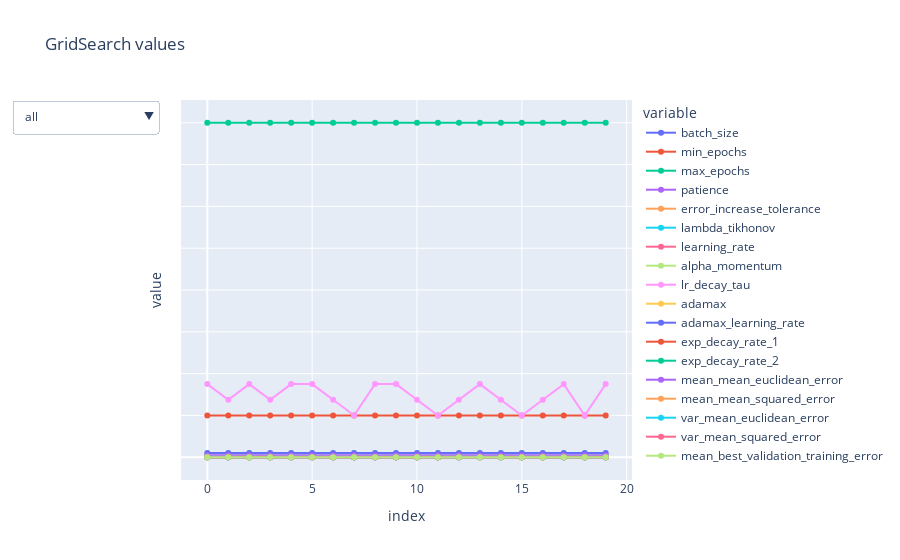

The code cell stored with this chart in its notebook:
### Code cell
plot_gs(gs_results_clean[numerical_col].iloc[:20], 'GridSearch values')

### Figure 1 — Plotly figure (JSON) as saved in the notebook; plotly's stock layout.template omitted (floating-point values rounded to 4 significant figures)
{"data": [{"legendgroup": "batch_size", "line": {"color": "#636efa", "dash": "solid"}, "marker": {"symbol": "circle"}, "mode": "markers+lines", "name": "batch_size", "orientation": "v", "showlegend": true, "type": "scatter", "x": [0, 1, 2, 3, 4, 5, 6, 7, 8, 9, 10, 11, 12, 13, 14, 15, 16, 17, 18, 19], "xaxis": "x", "y": [10, 10, 10, 10, 10, 10, 10, 10, 10, 10, 10, 10, 10, 10, 10, 10, 10, 10, 10, 10], "yaxis": "y"}, {"legendgroup": "min_epochs", "line": {"color": "#EF553B", "dash": "solid"}, "marker": {"symbol": "circle"}, "mode": "markers+lines", "name": "min_epochs", "orientation": "v", "showlegend": true, "type": "scatter", "x": [0, 1, 2, 3, 4, 5, 6, 7, 8, 9, 10, 11, 12, 13, 14, 15, 16, 17, 18, 19], "xaxis": "x", "y": [100, 100, 100, 100, 100, 100, 100, 100, 100, 100, 100, 100, 100, 100, 100, 100, 100, 100, 100, 100], "yaxis": "y"}, {"legendgroup": "max_epochs", "line": {"color": "#00cc96", "dash": "solid"}, "marker": {"symbol": "circle"}, "mode": "markers+lines", "name": "max_epochs", "orientation": "v", "showlegend": true, "type": "scatter", "x": [0, 1, 2, 3, 4, 5, 6, 7, 8, 9, 10, 11, 12, 13, 14, 15, 16, 17, 18, 19], "xaxis": "x", "y": [800, 800, 800, 800, 800, 800, 800, 800, 800, 800, 800, 800, 800, 800, 800, 800, 800, 800, 800, 800], "yaxis": "y"}, {"legendgroup": "patience", "line": {"color": "#ab63fa", "dash": "solid"}, "marker": {"symbol": "circle"}, "mode": "markers+lines", "name": "patience", "orientation": "v", "showlegend": true, "type": "scatter", "x": [0, 1, 2, 3, 4, 5, 6, 7, 8, 9, 10, 11, 12, 13, 14, 15, 16, 17, 18, 19], "xaxis": "x", "y": [5, 5, 5, 5, 5, 5, 5, 5, 5, 5, 5, 5, 5, 5, 5, 5, 5, 5, 5, 5], "yaxis": "y"}, {"legendgroup": "error_increase_tolerance", "line": {"color": "#FFA15A", "dash": "solid"}, "marker": {"symbol": "circle"}, "mode": "markers+lines", "name": "error_increase_tolerance", "orientation": "v", "showlegend": true, "type": "scatter", "x": [0, 1, 2, 3, 4, 5, 6, 7, 8, 9, 10, 11, 12, 13, 14, 15, 16, 17, 18, 19], "xaxis": "x", "y": [1e-06, 1e-06, 1e-06, 1e-06, 1e-06, 1e-06, 1e-06, 1e-06, 1e-06, 1e-06, 1e-06, 1e-06, 1e-06, 1e-06, 1e-06, 1e-06, 1e-06, 1e-06, 1e-06, 1e-06], "yaxis": "y"}, {"legendgroup": "lambda_tikhonov", "line": {"color": "#19d3f3", "dash": "solid"}, "marker": {"symbol": "circle"}, "mode": "markers+lines", "name": "lambda_tikhonov", "orientation": "v", "showlegend": true, "type": "scatter", "x": [0, 1, 2, 3, 4, 5, 6, 7, 8, 9, 10, 11, 12, 13, 14, 15, 16, 17, 18, 19], "xaxis": "x", "y": [1e-07, 1e-07, 1e-06, 1e-07, 1e-06, 1e-06, 1e-06, 1e-07, 1e-07, 1e-07, 1e-06, 1e-07, 1e-06, 1e-07, 1e-07, 1e-07, 1e-06, 1e-06, 1e-06, 1e-06], "yaxis": "y"}, {"legendgroup": "learning_rate", "line": {"color": "#FF6692", "dash": "solid"}, "marker": {"symbol": "circle"}, "mode": "markers+lines", "name": "learning_rate", "orientation": "v", "showlegend": true, "type": "scatter", "x": [0, 1, 2, 3, 4, 5, 6, 7, 8, 9, 10, 11, 12, 13, 14, 15, 16, 17, 18, 19], "xaxis": "x", "y": [0.1, 0.1, 0.1, 0.05, 0.1, 0.1, 0.1, 0.05, 0.1, 0.05, 0.1, 0.1, 0.05, 0.1, 0.1, 0.1, 0.05, 0.05, 0.1, 0.05], "yaxis": "y"}, {"legendgroup": "alpha_momentum", "line": {"color": "#B6E880", "dash": "solid"}, "marker": {"symbol": "circle"}, "mode": "markers+lines", "name": "alpha_momentum", "orientation": "v", "showlegend": true, "type": "scatter", "x": [0, 1, 2, 3, 4, 5, 6, 7, 8, 9, 10, 11, 12, 13, 14, 15, 16, 17, 18, 19], "xaxis": "x", "y": [0.9, 0.9, 0.75, 0.9, 0.9, 0.75, 0.9, 0.9, 0.75, 0.9, 0.75, 0.9, 0.9, 0.75, 0.75, 0.75, 0.9, 0.9, 0.75, 0.9], "yaxis": "y"}, {"legendgroup": "lr_decay_tau", "line": {"color": "#FF97FF", "dash": "solid"}, "marker": {"symbol": "circle"}, "mode": "markers+lines", "name": "lr_decay_tau", "orientation": "v", "showlegend": true, "type": "scatter", "x": [0, 1, 2, 3, 4, 5, 6, 7, 8, 9, 10, 11, 12, 13, 14, 15, 16, 17, 18, 19], "xaxis": "x", "y": [175, 137.5, 175, 137.5, 175, 175, 137.5, 100, 175, 175, 137.5, 100, 137.5, 175, 137.5, 100, 137.5, 175, 100, 175], "yaxis": "y"}, {"legendgroup": "adamax", "line": {"color": "#FECB52", "dash": "solid"}, "marker": {"symbol": "circle"}, "mode": "markers+lines", "name": "adamax", "orientation": "v", "showlegend": true, "type": "scatter", "x": [0, 1, 2, 3, 4, 5, 6, 7, 8, 9, 10, 11, 12, 13, 14, 15, 16, 17, 18, 19], "xaxis": "x", "y": [0, 0, 0, 0, 0, 0, 0, 0, 0, 0, 0, 0, 0, 0, 0, 0, 0, 0, 0, 0], "yaxis": "y"}, {"legendgroup": "adamax_learning_rate", "line": {"color": "#636efa", "dash": "solid"}, "marker": {"symbol": "circle"}, "mode": "markers+lines", "name": "adamax_learning_rate", "orientation": "v", "showlegend": true, "type": "scatter", "x": [0, 1, 2, 3, 4, 5, 6, 7, 8, 9, 10, 11, 12, 13, 14, 15, 16, 17, 18, 19], "xaxis": "x", "y": [null, null, null, null, null, null, null, null, null, null, null, null, null, null, null, null, null, null, null, null], "yaxis": "y"}, {"legendgroup": "exp_decay_rate_1", "line": {"color": "#EF553B", "dash": "solid"}, "marker": {"symbol": "circle"}, "mode": "markers+lines", "name": "exp_decay_rate_1", "orientation": "v", "showlegend": true, "type": "scatter", "x": [0, 1, 2, 3, 4, 5, 6, 7, 8, 9, 10, 11, 12, 13, 14, 15, 16, 17, 18, 19], "xaxis": "x", "y": [null, null, null, null, null, null, null, null, null, null, null, null, null, null, null, null, null, null, null, null], "yaxis": "y"}, {"legendgroup": "exp_decay_rate_2", "line": {"color": "#00cc96", "dash": "solid"}, "marker": {"symbol": "circle"}, "mode": "markers+lines", "name": "exp_decay_rate_2", "orientation": "v", "showlegend": true, "type": "scatter", "x": [0, 1, 2, 3, 4, 5, 6, 7, 8, 9, 10, 11, 12, 13, 14, 15, 16, 17, 18, 19], "xaxis": "x", "y": [null, null, null, null, null, null, null, null, null, null, null, null, null, null, null, null, null, null, null, null], "yaxis": "y"}, {"legendgroup": "mean_mean_euclidean_error", "line": {"color": "#ab63fa", "dash": "solid"}, "marker": {"symbol": "circle"}, "mode": "markers+lines", "name": "mean_mean_euclidean_error", "orientation": "v", "showlegend": true, "type": "scatter", "x": [0, 1, 2, 3, 4, 5, 6, 7, 8, 9, 10, 11, 12, 13, 14, 15, 16, 17, 18, 19], "xaxis": "x", "y": [0.1031, 0.1083, 0.1097, 0.1163, 0.1169, 0.1181, 0.1196, 0.1203, 0.1205, 0.1223, 0.1228, 0.1229, 0.1247, 0.1248, 0.1258, 0.1261, 0.1282, 0.1287, 0.1289, 0.1309], "yaxis": "y"}, {"legendgroup": "mean_mean_squared_error", "line": {"color": "#FFA15A", "dash": "solid"}, "marker": {"symbol": "circle"}, "mode": "markers+lines", "name": "mean_mean_squared_error", "orientation": "v", "showlegend": true, "type": "scatter", "x": [0, 1, 2, 3, 4, 5, 6, 7, 8, 9, 10, 11, 12, 13, 14, 15, 16, 17, 18, 19], "xaxis": "x", "y": [0.01504, 0.016, 0.017, 0.01831, 0.01932, 0.01953, 0.02101, 0.02028, 0.01987, 0.02109, 0.02132, 0.02202, 0.02095, 0.02132, 0.02246, 0.02195, 0.0227, 0.02256, 0.02327, 0.02319], "yaxis": "y"}, {"legendgroup": "var_mean_euclidean_error", "line": {"color": "#19d3f3", "dash": "solid"}, "marker": {"symbol": "circle"}, "mode": "markers+lines", "name": "var_mean_euclidean_error", "orientation": "v", "showlegend": true, "type": "scatter", "x": [0, 1, 2, 3, 4, 5, 6, 7, 8, 9, 10, 11, 12, 13, 14, 15, 16, 17, 18, 19], "xaxis": "x", "y": [3.482e-05, 8.543e-05, 1.801e-05, 8.675e-06, 6.65e-05, 7.365e-05, 8.306e-05, 4.175e-05, 2.846e-06, 3.441e-05, 0.0001319, 0.0005326, 5.884e-05, 2.431e-05, 2.863e-05, 1.395e-05, 9.02e-05, 5.223e-05, 2.431e-05, 7.293e-05], "yaxis": "y"}, {"legendgroup": "var_mean_squared_error", "line": {"color": "#FF6692", "dash": "solid"}, "marker": {"symbol": "circle"}, "mode": "markers+lines", "name": "var_mean_squared_error", "orientation": "v", "showlegend": true, "type": "scatter", "x": [0, 1, 2, 3, 4, 5, 6, 7, 8, 9, 10, 11, 12, 13, 14, 15, 16, 17, 18, 19], "xaxis": "x", "y": [1.666e-06, 6.259e-06, 1.884e-06, 3.686e-07, 8.678e-06, 7.884e-06, 2.008e-05, 3.747e-06, 1.63e-07, 4.068e-06, 2.718e-05, 6.895e-05, 5.504e-06, 1.792e-06, 8.604e-06, 8.019e-07, 1.314e-05, 1.028e-05, 6.462e-06, 6.462e-06], "yaxis": "y"}, {"legendgroup": "mean_best_validation_training_error", "line": {"color": "#B6E880", "dash": "solid"}, "marker": {"symbol": "circle"}, "mode": "markers+lines", "name": "mean_best_validation_training_error", "orientation": "v", "showlegend": true, "type": "scatter", "x": [0, 1, 2, 3, 4, 5, 6, 7, 8, 9, 10, 11, 12, 13, 14, 15, 16, 17, 18, 19], "xaxis": "x", "y": [0.01118, 0.01198, 0.01361, 0.01458, 0.01276, 0.01592, 0.01399, 0.01559, 0.01507, 0.01518, 0.01666, 0.01487, 0.01579, 0.01659, 0.01846, 0.01863, 0.01507, 0.01759, 0.01804, 0.01752], "yaxis": "y"}], "layout": {"hovermode": "x unified", "legend": {"title": {"text": "variable"}, "tracegroupgap": 0}, "title": {"text": "GridSearch values"}, "updatemenus": [{"buttons": [{"args": ["visible", [true, true, true, true, true, true]], "label": "all", "method": "restyle"}, {"args": ["visible", [false, false, false, false, false, false, false, false, false, true, true, true, true, false, false, false, false, false]], "label": "adamax optimizer", "method": "restyle"}, {"args": ["visible", [false, false, false, false, false, false, true, true, true, false, false, false, false, false, false, false, false, false]], "label": "standard optimizer", "method": "restyle"}, {"args": ["visible", [true, true, true, true, true, true, false, false, false, false, false, false, false, false, false, false, false, false]], "label": "general", "method": "restyle"}, {"args": ["visible", [false, false, false, false, false, false, false, false, false, false, false, false, false, true, true, true, true, true]], "label": "metrics", "method": "restyle"}], "direction": "down", "type": "dropdown"}], "xaxis": {"anchor": "y", "domain": [0, 1], "title": {"text": "index"}}, "yaxis": {"anchor": "x", "domain": [0, 1], "showticklabels": false, "title": {"text": "value"}}}}
